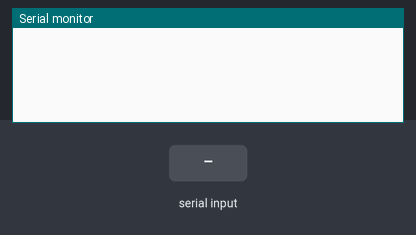
A sketch run on a simulated Arduino Uno, built with avr-gcc and run on an emulated ATmega328P. Parts: the last lines printed to the serial monitor. Inputs (shaded band) come from the test bench. Random numbers use the default seed unless the sketch sets one.

Above: at 1.2 s.
1.3 s: "90,45\n" received over Serial
At 3.0 s:
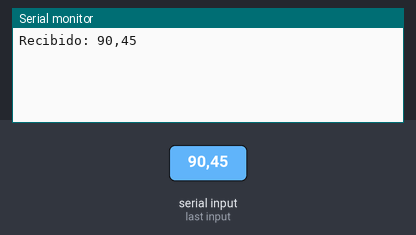
3.5 s: "0\n" received over Serial
At 4.5 s:
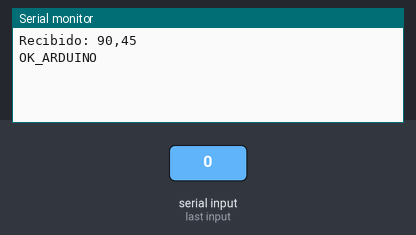
5.5 s: "1\n" received over Serial
At 7.2 s:
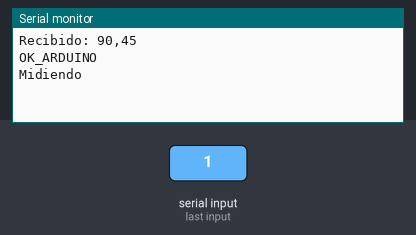

The sketch:

Arduino.ino
```cpp
void setup() {
    Serial.begin(9600); // Inicia la comunicación serial a 9600 baudios
}

void loop() {
    float resultado;

    // Si hay datos recibidos desde la app, léelos
    if (Serial.available() > 0) {
        String data = Serial.readStringUntil('\n'); // Lee hasta encontrar un salto de línea

        int comando = data.toInt();

        //char comando = Serial.read();

        switch(comando) {

          case 0:
            Serial.println("OK_ARDUINO");
            break;

          case 1:
            //Serial.println("Método directo - Corriente de fuga del equipo"); // Responde a la aplicación con el mensaje recibido
            Serial.println("Midiendo");  //Midiendo
            delay(5000);
            resultado = random();
            Serial.println(resultado);

            break;

          case 2:
            //Serial.println("Método alternativo - Corriente de fuga del equipo");
            Serial.println("Midiendo");  //Midiendo
            delay(5000);
            resultado = random();
            Serial.println(resultado);
            break;

          case 3:
            //Serial.println("Método directo - Corriente de fuga de partes aplicables");
            Serial.println("Midiendo");  //Midiendo
            delay(5000);
            resultado = random();
            Serial.println(resultado);
            break;

          case 4:
            //Serial.println("Método alternativo - Corriente de fuga de partes aplicables");
            Serial.println("Midiendo");  //Midiendo
            delay(5000);
            resultado = random();
            Serial.println(resultado);
            break;

          case 5:
            //Serial.println("Resistencia de aislamiento");
            Serial.println("Midiendo");  //Midiendo
            delay(5000);
            resultado = random();
            Serial.println(resultado);
            break;

          case 6:
            //Serial.println("Tierra de protección");
            Serial.println("Midiendo");    //Midiendo
            delay(1000);
            resultado = random();
            Serial.println(resultado);
            break;

          default:
            Serial.println("Recibido: " + data);
            break;

        }
    }else{
      //Serial.println("Sensor: " + String(random(10, 100)));   // Simula el envío de datos desde Arduino cada 2 segundos
    }


    delay(2000);
}
```

Measured:
- after the input at 1.3 s, the serial monitor: prints a new line after 0.70 s (image 1)
- after the input at 3.5 s, the serial monitor: prints a new line after 0.50 s (image 2)
- after the input at 5.5 s, the serial monitor: prints a new line after 0.50 s (image 3)
